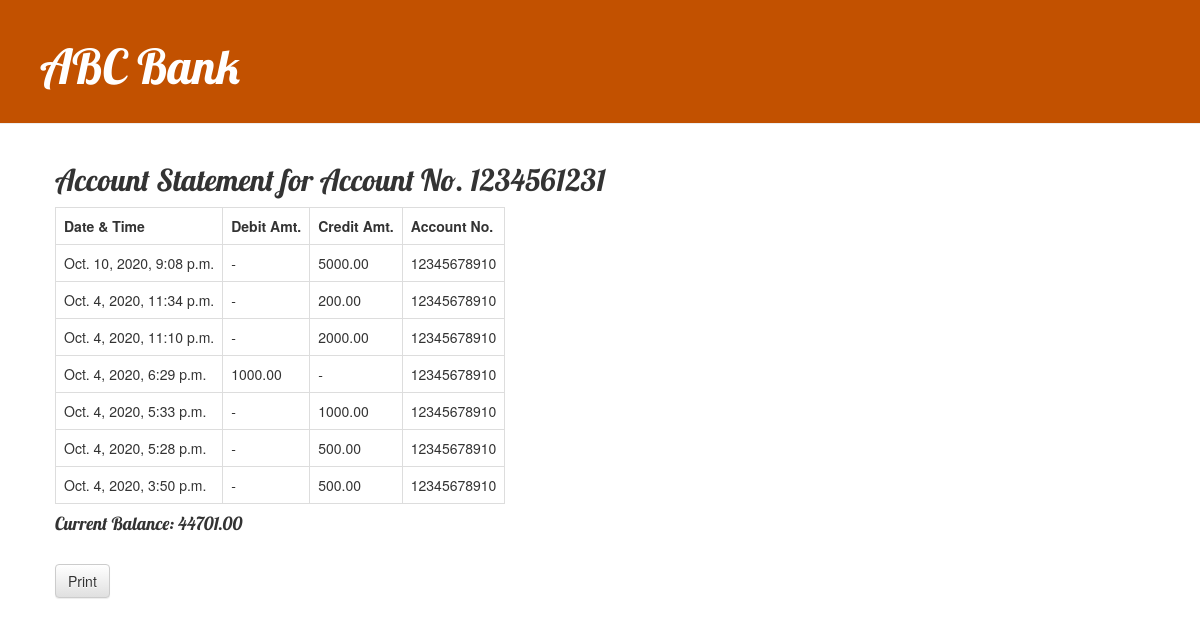
The page /1234561231/statement/ on the database its author committed.
### bank/models.py (models this page shows, shortened)
class account(models.Model):
    acct_no = models.CharField(max_length = 13, primary_key = True)
    customer = models.ForeignKey(customer,default = "", on_delete = models.CASCADE)
    pin = models.PositiveIntegerField()
    balance = models.DecimalField(max_digits = 12, decimal_places = 2)

class trans_info(models.Model):
    trans_id = models.AutoField(max_length = 12, primary_key = True)
    trans_date = models.DateTimeField()
    amount = models.DecimalField(max_digits = 12, decimal_places = 2)
    cred_acct_num = models.ForeignKey(account, on_delete = models.CASCADE, related_name = 'cred')
    deb_acct_num = models.ForeignKey(account, on_delete = models.CASCADE, related_name = 'deb')

### bank/views.py (the view)
# urls.py: path('<int:acct_no>/statement/',views.acct_statement, name = "acct_statement"),
def acct_statement(request, acct_no):
    user_acct = account.objects.get(acct_no=acct_no)
    q2 = trans_info.objects.filter(deb_acct_num = user_acct)
    q3 = trans_info.objects.filter(cred_acct_num = user_acct)
    q4 = (q2.union(q3))
    q1 = q4.order_by('-trans_date')
    return render(request,'bank/acct_statement.html',{'q1':q1,'user_acct':user_acct})

### bank/templates/bank/acct_statement.html (shortened to what this page needs)
{% extends 'bank/base.html' %}
{% block content %}
    <h2>Account Statement for Account No. {{user_acct.acct_no}}</h2>
    {% if q1 %}
    <table>
        <tr>
            <th>Date & Time</th>
            <th>Debit Amt.</th>
            <th>Credit Amt.</th>
            <th>Account No.</th>
        </tr>
        {% for val in q1 %}
            {% if val.deb_acct_num.acct_no == user_acct.acct_no %}
            <tr>
                <td>{{ val.trans_date}}</td>
                <td>{{ val.amount }}</td>
                <td> - </td>
                <td>{{ val.cred_acct_num.acct_no }}</td>
            </tr>
            {% endif %}
            {% if val.cred_acct_num.acct_no == user_acct.acct_no %}
            <tr>
                <td>{{ val.trans_date }}</td>
                <td> - </td>
                <td>{{ val.amount }}</td>
                <td>{{ val.deb_acct_num.acct_no }}</td>
            </tr>
            {% endif %}
    {% endfor %}
    </table>
    {% else %}
    <h3>No statement to show</h3>
    {% endif %}
    <h4>Current Balance: {{user_acct.balance}}</h4>
    <br>
    <button type="button" class="btn btn-default" onclick = window.print()>Print</button>
{% endblock %}

### bank/static/css/bank.css (style rules this page uses)
h1, h2, h3, h4 { font-family: 'Lobster', cursive; }

### bank/templates/bank/acct_statement.html (style rules this page uses)
td, th { border: 1px solid #dddddd; text-align: left; padding: 8px; }

### rows shown on the page
account: acct_no "1234561231", balance "44701.00"
trans_info: trans_date "Oct. 10, 2020, 9:08 p.m.", amount "5000.00", deb_acct_num.acct_no "12345678910"
trans_info: trans_date "Oct. 4, 2020, 11:34 p.m.", amount "200.00", deb_acct_num.acct_no "12345678910"
trans_info: trans_date "Oct. 4, 2020, 11:10 p.m.", amount "2000.00", deb_acct_num.acct_no "12345678910"
trans_info: trans_date "Oct. 4, 2020, 6:29 p.m.", amount "1000.00", cred_acct_num.acct_no "12345678910"
trans_info: trans_date "Oct. 4, 2020, 5:33 p.m.", amount "1000.00", deb_acct_num.acct_no "12345678910"
trans_info: trans_date "Oct. 4, 2020, 5:28 p.m.", amount "500.00", deb_acct_num.acct_no "12345678910"
trans_info: trans_date "Oct. 4, 2020, 3:50 p.m.", amount "500.00", deb_acct_num.acct_no "12345678910"
